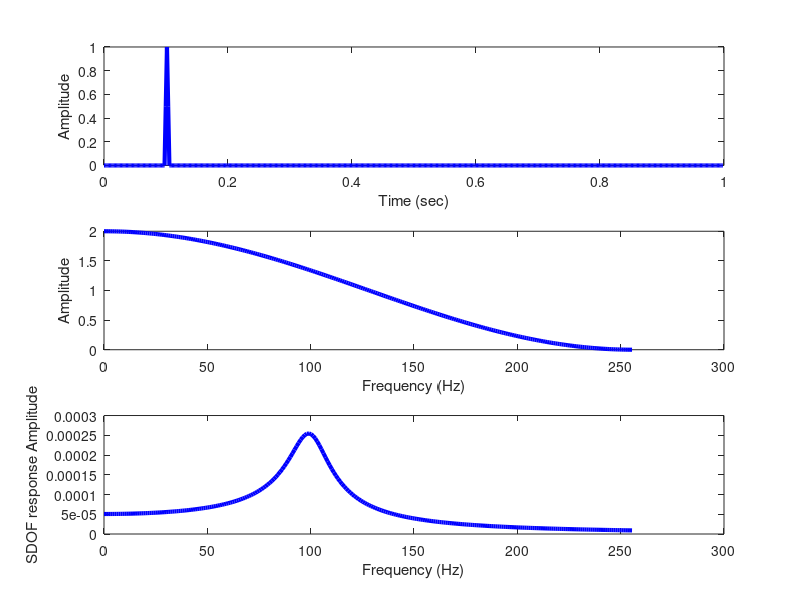
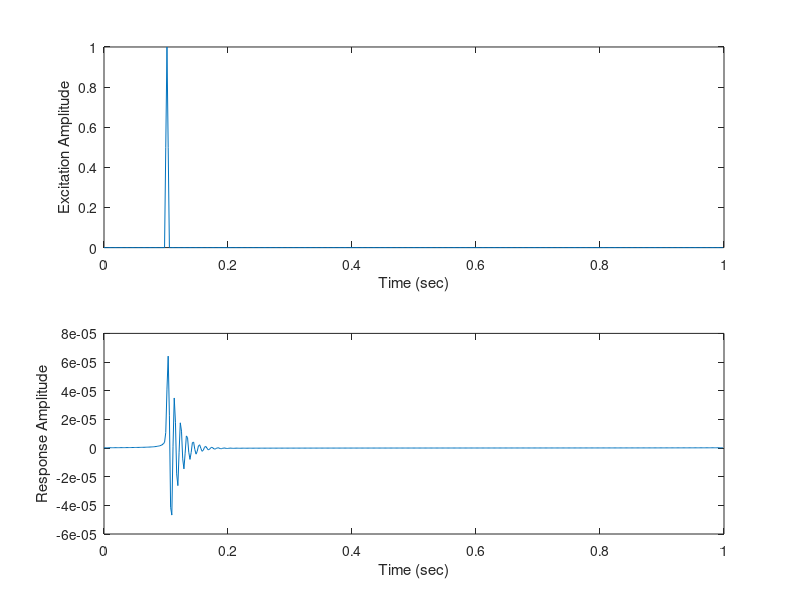

The MATLAB source for these figures, in order:
% Demo that illustrates response of an SDOF to a user defined impulse
% MDV course demo
% Frederic Cegla, 16/03/21
%=============================================================

% Start by defining signals
t=linspace(0,1-1/512,512); % time vector
y=zeros(size(t));
p=t(1:5);
y(51:55)=ones(1,length(p)).*hann(length(p))';
% p=t(1:25);
% y(51:75)=ones(1,length(p)).*hann(length(p))';

%y(101:105)=-ones(1,length(p)).*hann(length(p))';
y1=y;

%%
% Now FFT, and display the different components magnitude and phase
%%
%take fft of input signal
Fy1=fft(y1);
% compute frequncy consitutents
T=t(end); % period
F=[0:1/T:(length(t)-1)/T]; %define frequency vector
%% plot
figure
subplot(3,1,1)
plot(t,y1,'b','Linewidth',3)
%legend('1 sec.')
xlabel('Time (sec)')
ylabel('Amplitude') % plot signals
subplot(3,1,2)
plot(F(1:end/2),abs(Fy1(1:end/2)),'b','Linewidth',3)
xlabel('Frequency (Hz)')
ylabel('Amplitude')

%% Response FRF for an SDOF
m1=0.05; % mass    in kg
f1= 100;  %hz
c1=0.1 ;  % viscous damping ratio 

w=2*pi*F; % frequency vector (rad /sec)
w1=2*pi*f1; % resonant frequency, rad/sec
k1=m1*w1*w1; % hence stiffness k1 in N/m
x=w/w1;    %freq ratio
a=(1-x.*x); % real denominator
b=2.*c1.*x ;  % imag denominator
denom = complex(a,b);
% compute FRF   
h=1/k1./denom;
subplot(3,1,3)
plot(F(1:end/2),abs(h(1:end/2)),'b','Linewidth',3)
xlabel('Frequency (Hz)')
ylabel('SDOF response Amplitude')

%% Multipy FRF with excitation spectrum
FResponse1=h.*Fy1;
% only the spectrum up to the Nyquist frequency is correctly computed
% produce spectrum by using mirror of Fourrier coefficients below the 
% Nyquist frequency  
FResponse1(end/2+1:end)=conj(FResponse1(end/2:-1:1));
% Calculate inverse FFT to compute combined response
TRes1=real(ifft(FResponse1));
%Plot result
figure
subplot(2,1,1)
plot(t,y1)
xlabel('Time (sec)')
ylabel('Excitation Amplitude') % plot excitation signal
subplot(2,1,2)
plot(t,TRes1)
xlabel('Time (sec)')
ylabel('Response Amplitude') % plot Response signal